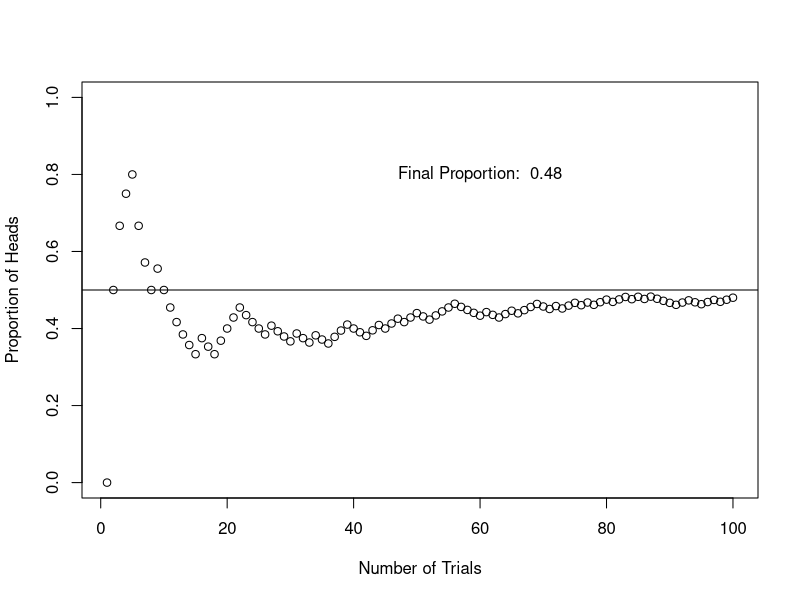
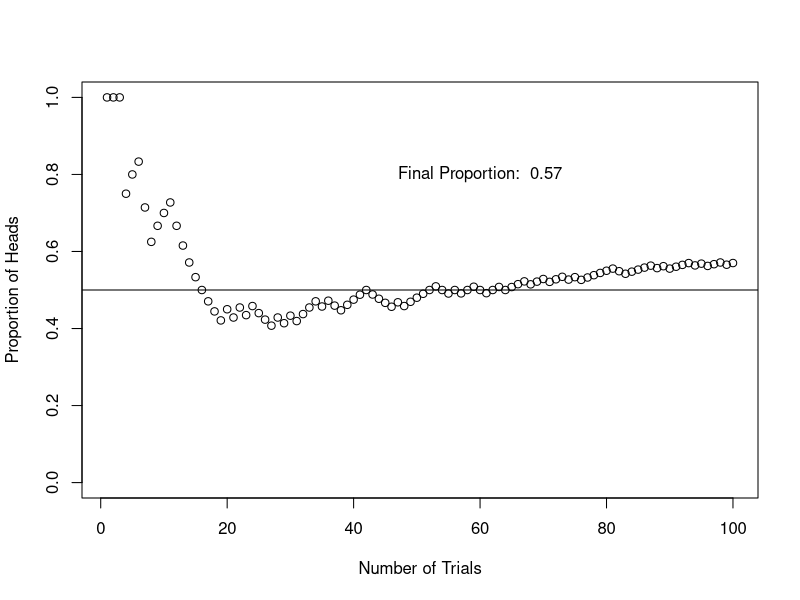
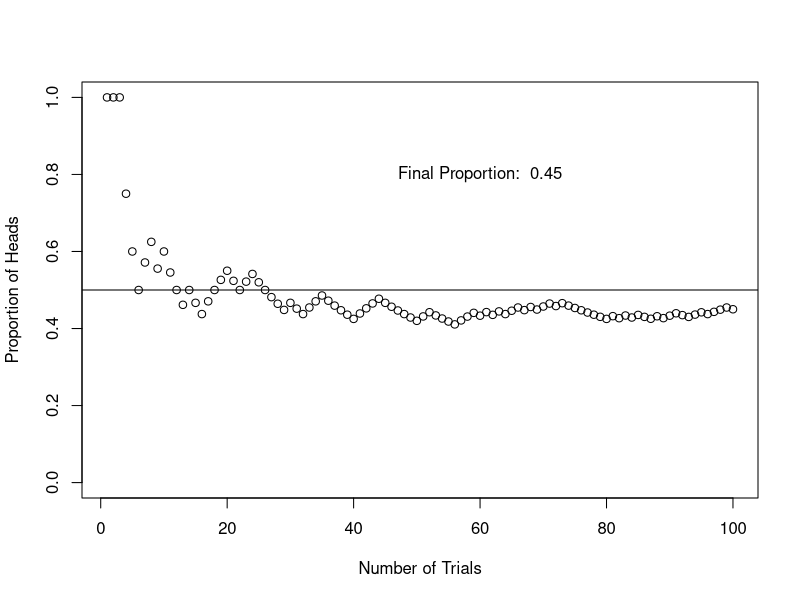
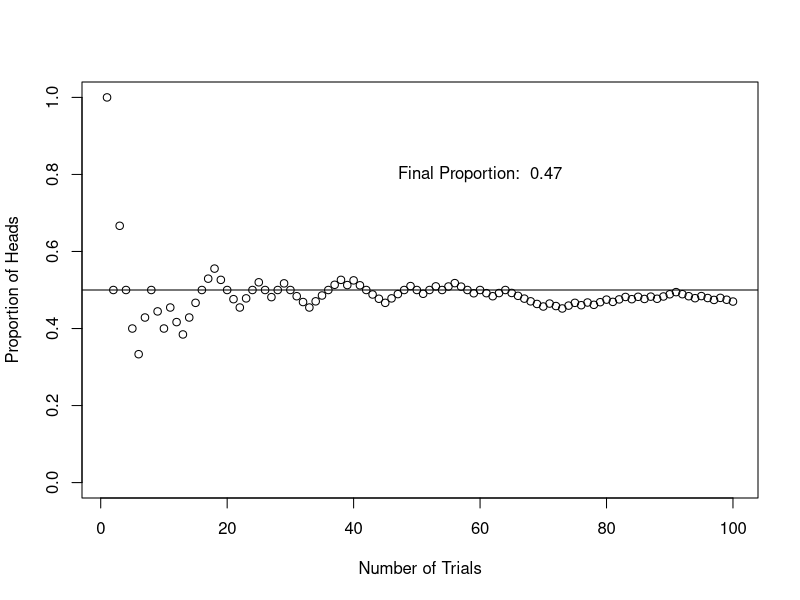

Source code (R) for these figures, in order:
## ---- chunk 1
# run a loop 4 times to simulate the experiment with 100 trials 4 times 
for (v in 1:4)
{
  # run the experiment 100 times (= 100 flips) and record the results (success = 1, failure = 0)
  # We can choose if success represent tails or heads. Here, for the rest of the process
  # we consider success to represent tails.
  records <- rbinom(100,1,0.5)
  
  # determine the cumulative number of heads after each flip 
  cummulativeRecords <- cumsum(records)
  # determine the proportion of heads after each flip
  cummulativeProportion <- cummulativeRecords/c(1:length(records))

  # plot the proportion of heads against the number of trials 
  plot(c(1:length(records)), cummulativeProportion, xlab="Number of Trials", ylab= "Proportion of Heads", ylim=c(0,1))
  
  # add a line that represents the eassumed probability (= proportion) of heads 
  # to show up after a lot of flips
  abline(0.5, 0)
  
  # add some text, that displays the final proportion
  t <- paste("Final Proportion: ", cummulativeProportion[length(cummulativeProportion)])
  text(60, 0.8, t)
}
